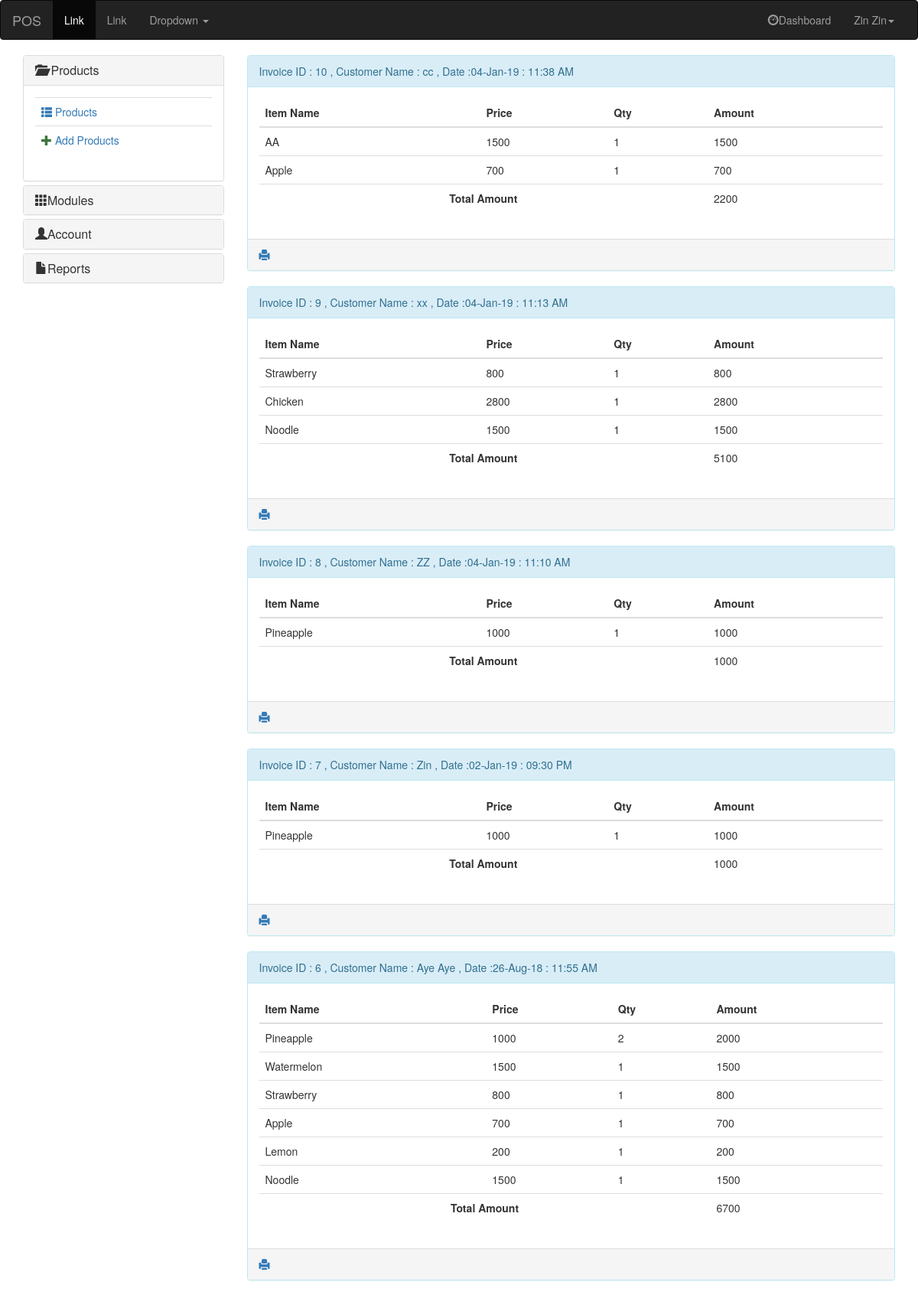
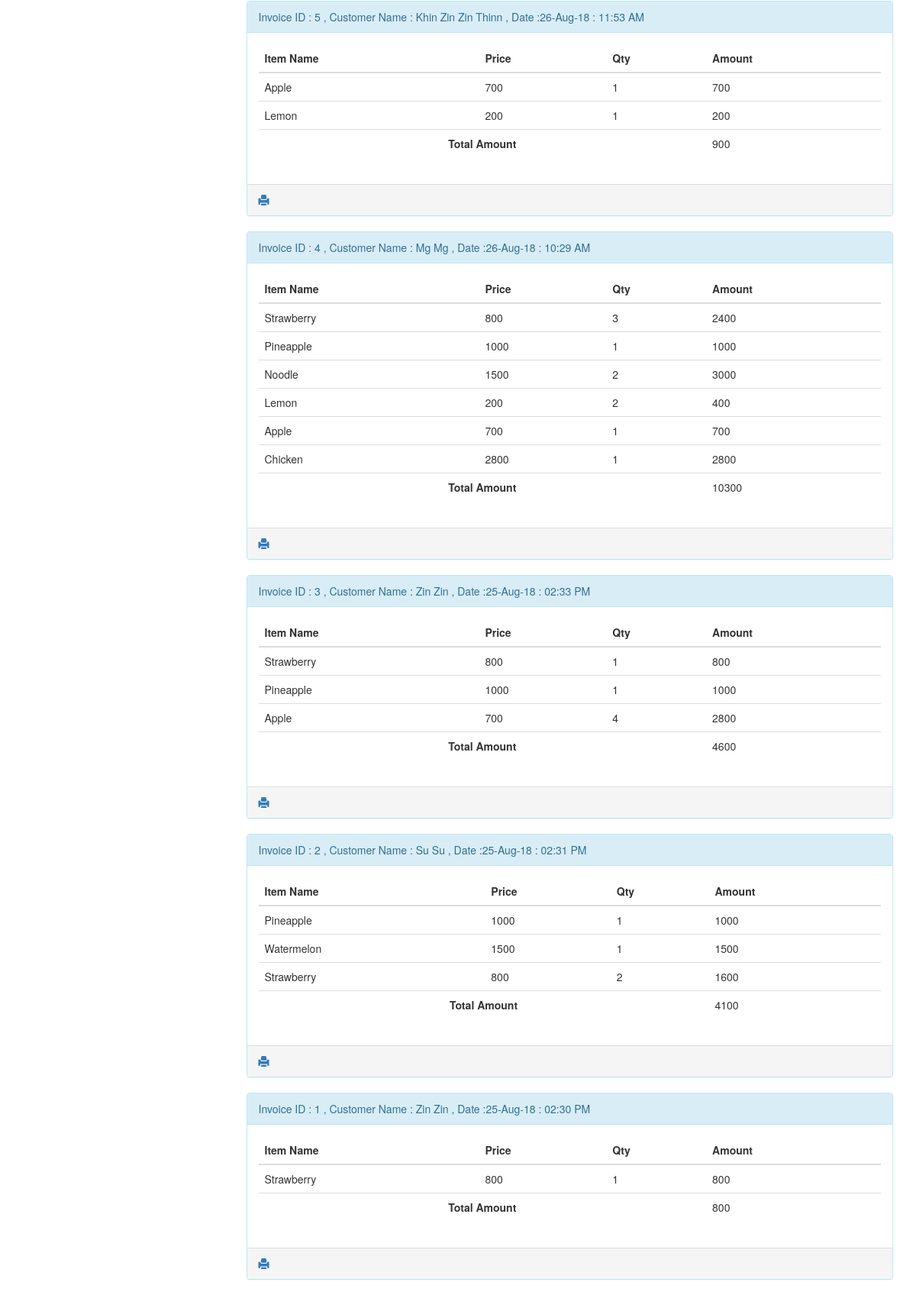
/reports.php (signed in), run on the app's committed database (2 pictures, top to bottom).
### tables this page shows
CREATE TABLE `myOrder` (
  `id` int(11) NOT NULL,
  `customer` varchar(255) NOT NULL,
  `created_at` datetime NOT NULL
);

CREATE TABLE `order_item` (
  `id` int(11) NOT NULL,
  `item_name` varchar(255) NOT NULL,
  `price` float NOT NULL,
  `qty` int(11) NOT NULL,
  `order_id` int(11) NOT NULL
);

### db_config.php (called while the page is built)
<?php
class DB{
    public function __construct(){
        try{
            $this->db=new PDO('mysql:host=localhost; dbname=pos','root','root');
        }catch (PDOException $e){
            die("Connection problem with database server...");
        }
    }
}

### order_config.php (called while the page is built, shortened)
<?php
include 'db_config.php';
class Order extends DB{
    public function getOrders(){
        $sql="select * from myOrder ORDER by id desc";
        return $this->db->query($sql);
    }
    public function getOrder_item($order_id){
        $sql="select * from order_item where order_id in ($order_id)";
        return $this->db->query($sql);
    }
}

### reports.php (the view, shortened to what this page needs)
<!doctype html>
<html lang="en">
<head>
    <link href="boostrap/css/bootstrap.css" rel="stylesheet">
</head>
<body>
<?php include 'nav_bar.php' ?>
<div class="container">
    <div class="row">
        <div class="col-md-3">
            <?php include 'side_bar.php'?>
        </div>
        <div class="col-md-9">
            <?php
            include "order_config.php";
            $myOrder=new Order();
            $order=$myOrder->getOrders();
            foreach ($order as $od):
                ?>
                <div class="panel panel-info">
                    <div class="panel-heading">
                     Invoice ID : <?php echo $od['id'] ?> ,
                        Customer Name : <?php echo $od['customer'] ?> ,
                        Date :<?php echo date('d-M-y : h:i A ',strtotime($od['created_at'])) ?>
                    </div>
                    <div class="panel-body">
                        <?php
                        $order_id=$od['id'];
                        $order_item=$myOrder->getOrder_item($order_id);
                        $totalAmt=0;
                        ?>
                        <table class="table">
                            <thead>
                            <tr>
                                <th>Item Name</th>
                                <th>Price</th>
                                <th>Qty</th>
                                <th>Amount</th>
                            </tr>
                            </thead>
                            <?php
                            foreach ($order_item as $od_item){
                                $totalAmt+=$od_item['price']*$od_item['qty'];
                                ?>
                                <tr>
                                    <td><?php echo $od_item['item_name'] ?></td>
                                    <td><?php echo $od_item['price'] ?></td>
                                    <td><?php echo $od_item['qty'] ?></td>
                                    <td><?php echo $od_item['price']* $od_item['qty'] ?></td>
                                </tr>
                                <?php
                            }
                            ?>
                            <tr>
                                <td colspan="3" class="text-center"><strong>Total Amount</strong></td>
                                <td> <?php echo $totalAmt ?></td>
                            </tr>
                        </table>
                    </div>
                    <div class="panel-footer">
                        <a target="_blank" href="print.php?id=<?php echo $od['id'] ?>"><span class="glyphicon glyphicon-print"></span></a>
                    </div>
                </div>
                <?php
            endforeach;
            ?>
        </div>
    </div>
</div>
</body>
</html>

### nav_bar.php (shortened to what this page needs)
<nav class="navbar navbar-inverse">
    <div class="container-fluid">
        <div class="navbar-header">
            <a class="navbar-brand" href="index.php">POS</a>
        </div>
        <div class="collapse navbar-collapse" id="bs-example-navbar-collapse-1">
            <ul class="nav navbar-nav">
                <li class="active"><a href="#">Link <span class="sr-only">(current)</span></a></li>
                <li><a href="#">Link</a></li>
                <li class="dropdown">
                    <a href="#" class="dropdown-toggle" data-toggle="dropdown" role="button" aria-haspopup="true" aria-expanded="false">Dropdown <span class="caret"></span></a>
                </li>
            </ul>
            <ul class="nav navbar-nav navbar-right">
                <?php
                if (isset($_SESSION['login'])){
                    ?>
                    <li><a href="home.php"><span class="glyphicon glyphicon-dashboard"></span>Dashboard</a> </li>
                    <li class="dropdown">
                        <a href="#" class="dropdown-toggle" data-toggle="dropdown" role="button" aria-haspopup="true" aria-expanded="false"><?php echo $_SESSION['login'] ?><span class="caret"></span></a>
                    </li>
                    <?php
                }else{
                    ?>
                    <li><a href="register.php"><span class="glyphicon glyphicon-registration-mark"></span>Register</a> </li>
                    <li><a href="login.php"><span class="glyphicon glyphicon-log-in"></span> Login</a> </li>
                    <?php
                }
                ?>
            </ul>
        </div>
    </div>
</nav>

### side_bar.php (shortened to what this page needs)
<div class="panel-group" id="accordion">
    <div class="panel panel-default">
        <div class="panel-heading">
            <h4 class="panel-title">
                <a data-toggle="collapse" data-parent="#accordion" href="#collapseOne"><span class="glyphicon glyphicon-folder-open">
                  </span> Products</a>
            </h4>
        </div>
        <div id="collapseOne" class="panel-collapse collapse in">
            <div class="panel-body">
                <table class="table">
                    <tr>
                        <td>
                            <span class="glyphicon glyphicon-th-list text-primary"></span> <a href="product.php"> Products</a>
                        </td>
                    </tr>
                    <tr>
                        <td>
                            <span class="glyphicon glyphicon-plus text-success"></span><a href="new-product.php"> Add Products</a>
                        </td>
                    </tr>
                </table>
            </div>
        </div>
    </div>
    <div class="panel panel-default">
        <div class="panel-heading">
            <h4 class="panel-title">
                <a data-toggle="collapse" data-parent="#accordion" href="#collapseTwo"><span class="glyphicon glyphicon-th">
                            </span>Modules</a>
            </h4>
        </div>
    </div>
    <div class="panel panel-default">
        <div class="panel-heading">
            <h4 class="panel-title">
                <a data-toggle="collapse" data-parent="#accordion" href="#collapseThree"><span class="glyphicon glyphicon-user">
                            </span>Account</a>
            </h4>
        </div>
    </div>
    <div class="panel panel-default">
        <div class="panel-heading">
            <h4 class="panel-title">
                <a data-toggle="collapse" data-parent="#accordion" href="#collapseFour"><span class="glyphicon glyphicon-file">
                            </span>Reports</a>
            </h4>
        </div>
    </div>
</div>

### data on the page
myorder: id "10", customer "cc", created_at "04-Jan-19 : 11:38 AM", totalAmt "2200"
order_item: item_name "AA", price "1500", qty "1", $od_item['price']*$od_item['qty'] "1500"
order_item: item_name "Apple", price "700", qty "1", $od_item['price']*$od_item['qty'] "700"
myorder: id "9", customer "xx", created_at "04-Jan-19 : 11:13 AM", totalAmt "5100"
order_item: item_name "Strawberry", price "800", qty "1", $od_item['price']*$od_item['qty'] "800"
order_item: item_name "Chicken", price "2800", qty "1", $od_item['price']*$od_item['qty'] "2800"
order_item: item_name "Noodle", price "1500", qty "1", $od_item['price']*$od_item['qty'] "1500"
myorder: id "8", customer "ZZ", created_at "04-Jan-19 : 11:10 AM", totalAmt "1000"
order_item: item_name "Pineapple", price "1000", qty "1", $od_item['price']*$od_item['qty'] "1000"
myorder: id "7", customer "Zin", created_at "02-Jan-19 : 09:30 PM", totalAmt "1000"
order_item: item_name "Pineapple", price "1000", qty "1", $od_item['price']*$od_item['qty'] "1000"
myorder: id "6", customer "Aye Aye", created_at "26-Aug-18 : 11:55 AM", totalAmt "6700"
order_item: item_name "Pineapple", price "1000", qty "2", $od_item['price']* $od_item['qty'] "2000"
order_item: item_name "Watermelon", price "1500", qty "1", $od_item['price']*$od_item['qty'] "1500"
order_item: item_name "Strawberry", price "800", qty "1", $od_item['price']*$od_item['qty'] "800"
order_item: item_name "Apple", price "700", qty "1", $od_item['price']*$od_item['qty'] "700"
order_item: item_name "Lemon", price "200", qty "1", $od_item['price']*$od_item['qty'] "200"
order_item: item_name "Noodle", price "1500", qty "1", $od_item['price']*$od_item['qty'] "1500"
myorder: id "5", customer "Khin Zin Zin Thinn", created_at "26-Aug-18 : 11:53 AM", totalAmt "900"
order_item: item_name "Apple", price "700", qty "1", $od_item['price']*$od_item['qty'] "700"
order_item: item_name "Lemon", price "200", qty "1", $od_item['price']*$od_item['qty'] "200"
myorder: id "4", customer "Mg Mg", created_at "26-Aug-18 : 10:29 AM", totalAmt "10300"
order_item: item_name "Strawberry", price "800", qty "3", $od_item['price']* $od_item['qty'] "2400"
order_item: item_name "Pineapple", price "1000", qty "1", $od_item['price']*$od_item['qty'] "1000"
order_item: item_name "Noodle", price "1500", qty "2", $od_item['price']* $od_item['qty'] "3000"
order_item: item_name "Lemon", price "200", qty "2", $od_item['price']* $od_item['qty'] "400"
order_item: item_name "Apple", price "700", qty "1", $od_item['price']*$od_item['qty'] "700"
order_item: item_name "Chicken", price "2800", qty "1", $od_item['price']*$od_item['qty'] "2800"
myorder: id "3", customer "Zin Zin", created_at "25-Aug-18 : 02:33 PM", totalAmt "4600"
order_item: item_name "Strawberry", price "800", qty "1", $od_item['price']*$od_item['qty'] "800"
order_item: item_name "Pineapple", price "1000", qty "1", $od_item['price']*$od_item['qty'] "1000"
order_item: item_name "Apple", price "700", qty "4", $od_item['price']* $od_item['qty'] "2800"
myorder: id "2", customer "Su Su", created_at "25-Aug-18 : 02:31 PM", totalAmt "4100"
order_item: item_name "Pineapple", price "1000", qty "1", $od_item['price']*$od_item['qty'] "1000"
order_item: item_name "Watermelon", price "1500", qty "1", $od_item['price']*$od_item['qty'] "1500"
order_item: item_name "Strawberry", price "800", qty "2", $od_item['price']* $od_item['qty'] "1600"
myorder: id "1", customer "Zin Zin", created_at "25-Aug-18 : 02:30 PM", totalAmt "800"
order_item: item_name "Strawberry", price "800", qty "1", $od_item['price']*$od_item['qty'] "800"

### other printed values
$_SESSION['login'] "Zin Zin"
